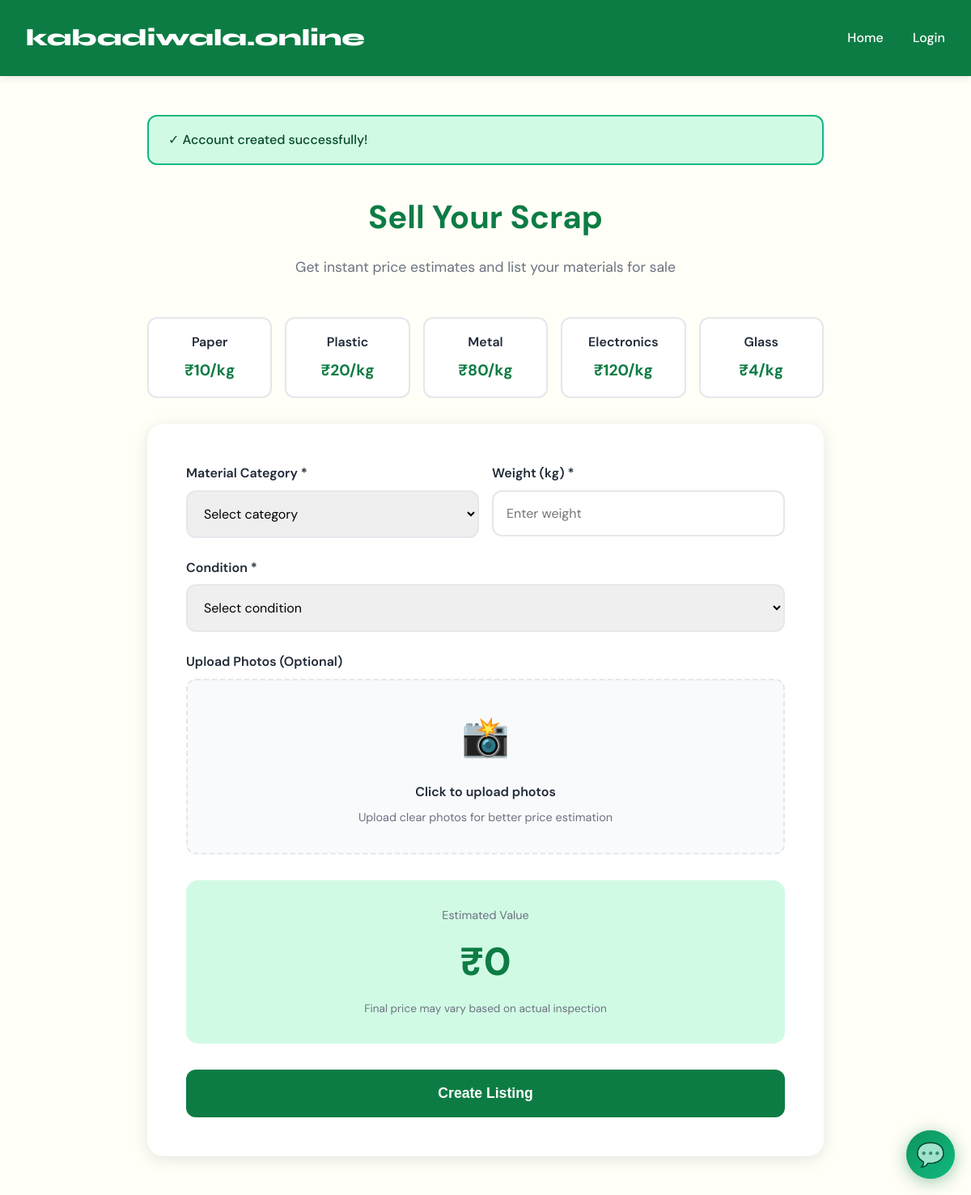
The page /sell_scrap.php (signed in) on the database its author committed.
### tables this page shows
CREATE TABLE IF NOT EXISTS material_prices (
    id INT AUTO_INCREMENT PRIMARY KEY,
    material_type VARCHAR(50) NOT NULL UNIQUE,
    min_price DECIMAL(10,2) NOT NULL,
    max_price DECIMAL(10,2) NOT NULL,
    avg_price DECIMAL(10,2) NOT NULL,
    unit VARCHAR(10) DEFAULT 'kg',
    updated_at TIMESTAMP DEFAULT CURRENT_TIMESTAMP ON UPDATE CURRENT_TIMESTAMP
);

### auth.php (called while the page is built, shortened)
<?php
function isLoggedIn() {
    return isset($_SESSION['user_id']);
}
?>

### scrap.php (called while the page is built, shortened)
<?php
require_once 'config.php';
function getMaterialPrices() {
    global $conn;
    $result = $conn->query("SELECT * FROM material_prices");
    $prices = [];
    while ($row = $result->fetch_assoc()) {
        $prices[] = $row;
    }
    return ['success' => true, 'prices' => $prices];
}
?>

### sell_scrap.php (the view, shortened to what this page needs)
<?php
require_once 'auth.php';
require_once 'scrap.php';
$prices_result = getMaterialPrices();
$prices = $prices_result['prices'];
?>
<!DOCTYPE html>
<html lang="en">
<head>
</head>
<body>
    <nav>
        <div class="nav-container">
            <a href="index.php" class="logo">kabadiwala.online</a>
            <div class="nav-links">
                <a href="index.php">Home</a>
                <?php if (isLoggedIn()): ?>
                    <a href="dashboard.php">Dashboard</a>
                    <a href="logout.php">Logout</a>
                <?php else: ?>
                    <a href="index.php#login">Login</a>
                <?php endif; ?>
            </div>
        </div>
    </nav>
    <div class="container">
        <?php if (isset($_SESSION['success'])): ?>
            <div class="alert alert-success">
                ✓ <?php echo $_SESSION['success']; unset($_SESSION['success']); ?>
            </div>
        <?php endif; ?>
        <div class="page-header">
            <h1>Sell Your Scrap</h1>
            <p>Get instant price estimates and list your materials for sale</p>
        </div>
        <div class="price-grid">
            <?php foreach ($prices as $price): ?>
                <div class="price-card">
                    <div class="material"><?php echo ucfirst($price['material_type']); ?></div>
                    <div class="price">₹<?php echo number_format($price['avg_price'], 0); ?>/kg</div>
                </div>
            <?php endforeach; ?>
        </div>
        <div class="form-card">
            <form method="POST" action="sell_handler.php" enctype="multipart/form-data">
                <div class="form-row">
                    <div class="form-group">
                        <label class="form-label">Material Category *</label>
                        <select name="material_category" id="material" class="form-select" onchange="calculatePrice()" required>
                            <option value="">Select category</option>
                        </select>
                    </div>
                    <div class="form-group">
                        <label class="form-label">Weight (kg) *</label>
                        <input type="number" name="weight" id="weight" class="form-input" placeholder="Enter weight" step="0.1" min="0.1" oninput="calculatePrice()" required>
                    </div>
                </div>
                <div class="form-group">
                    <label class="form-label">Condition *</label>
                    <select name="condition_type" class="form-select" required>
                        <option value="">Select condition</option>
                    </select>
                </div>
                <div class="form-group">
                    <label class="form-label">Upload Photos (Optional)</label>
                    <div class="upload-area" onclick="document.getElementById('fileInput').click()">
                        <div style="font-size: 3rem; margin-bottom: 1rem;">📸</div>
                        <div style="font-weight: 600;">Click to upload photos</div>
                        <div style="font-size: 0.9rem; color: var(--mid-gray); margin-top: 0.5rem;">
                            Upload clear photos for better price estimation
                        </div>
                    </div>
                </div>
                <div class="price-estimate">
                    <div class="label">Estimated Value</div>
                    <div class="amount" id="estimatedPrice">₹0</div>
                    <div class="note">Final price may vary based on actual inspection</div>
                </div>
                <button type="submit" class="form-button">Create Listing</button>
            </form>
        </div>
    </div>
    <?php include 'chatbot_widget.php'; ?>
</body>
</html>

### sell_scrap.php (style rules this page uses)
* { margin: 0; padding: 0; box-sizing: border-box; }
:root { --primary-green: #0D7C44; --dark-green: #064929; --accent-green: #10B981; --light-green: #D1FAE5; --cream: #FFFEF7; --sand: #F5F3E8; --dark-gray: #1F2937; --mid-gray: #6B7280; --light-gray: #F9FAFB; }
body { font-family: 'DM Sans', sans-serif; line-height: 1.6; color: var(--dark-gray); background: var(--cream); }
nav { background: var(--primary-green); padding: 1.5rem 0; box-shadow: 0 2px 10px rgba(0,0,0,0.1); }
.nav-container { max-width: 1200px; margin: 0 auto; padding: 0 2rem; display: flex; justify-content: space-between; align-items: center; }
.logo { font-family: 'Syne', sans-serif; font-size: 1.8rem; font-weight: 800; color: white; text-decoration: none; }
.nav-links a { color: white; text-decoration: none; margin-left: 2rem; font-weight: 500; transition: opacity 0.3s; }
.container { max-width: 900px; margin: 3rem auto; padding: 0 2rem; }
.page-header { text-align: center; margin-bottom: 3rem; }
.page-header h1 { font-size: 2.5rem; color: var(--primary-green); margin-bottom: 1rem; }
.page-header p { font-size: 1.1rem; color: var(--mid-gray); }
.price-grid { display: grid; grid-template-columns: repeat(auto-fit, minmax(150px, 1fr)); gap: 1rem; margin-bottom: 2rem; }
.price-card { background: white; padding: 1rem; border-radius: 12px; text-align: center; border: 2px solid #E5E7EB; }
.price-card .material { font-weight: 600; color: var(--dark-gray); margin-bottom: 0.5rem; }
.price-card .price { font-size: 1.2rem; font-weight: 700; color: var(--primary-green); }
.form-card { background: white; border-radius: 20px; padding: 3rem; box-shadow: 0 4px 20px rgba(0,0,0,0.1); }
.form-group { margin-bottom: 1.5rem; }
.form-label { display: block; margin-bottom: 0.5rem; font-weight: 600; color: var(--dark-gray); }
.form-input, .form-select { width: 100%; padding: 1rem; border: 2px solid #E5E7EB; border-radius: 12px; font-size: 1rem; font-family: 'DM Sans', sans-serif; transition: all 0.3s ease; }
.form-row { display: grid; grid-template-columns: 1fr 1fr; gap: 1rem; }
.price-estimate { background: var(--light-green); padding: 2rem; border-radius: 15px; margin: 2rem 0; text-align: center; }
.price-estimate .label { font-size: 0.9rem; color: var(--mid-gray); margin-bottom: 0.5rem; }
.price-estimate .amount { font-size: 3rem; font-weight: 800; color: var(--primary-green); }
.price-estimate .note { font-size: 0.85rem; color: var(--mid-gray); margin-top: 0.5rem; }
.form-button { width: 100%; padding: 1.2rem; background: var(--primary-green); color: white; border: none; border-radius: 12px; font-size: 1.1rem; font-weight: 600; cursor: pointer; transition: all 0.3s ease; }
.alert { padding: 1rem 1.5rem; border-radius: 12px; margin-bottom: 2rem; font-weight: 500; }
.alert-success { background: var(--light-green); color: var(--dark-green); border: 2px solid var(--accent-green); }
.upload-area { border: 2px dashed #E5E7EB; border-radius: 12px; padding: 2rem; text-align: center; background: var(--light-gray); cursor: pointer; transition: all 0.3s ease; }

### rows shown on the page
material_prices: material_type "Paper", avg_price "10"
material_prices: material_type "Plastic", avg_price "20"
material_prices: material_type "Metal", avg_price "80"
material_prices: material_type "Electronics", avg_price "120"
material_prices: material_type "Glass", avg_price "4"

### other values the page prints
$_SESSION['success'] "Account created successfully!"
